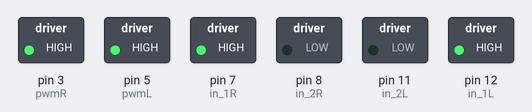
A sketch run on a simulated Arduino Uno, built with avr-gcc and run on an emulated ATmega328P. Parts: switched loads named in the sketch (green lamp = pin HIGH).

Above: at 1.5 s.
At 3.5 s:
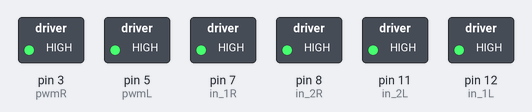
At 5.5 s:
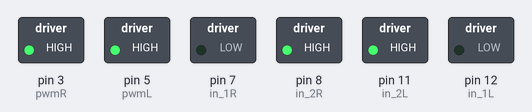
At 9.5 s:
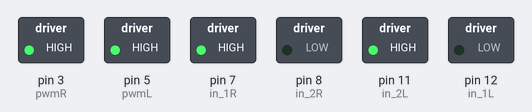
At 13.5 s:
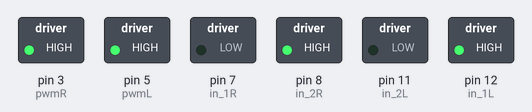
Timing chart, 0 to 18.4 s (numbered marks = the images above):
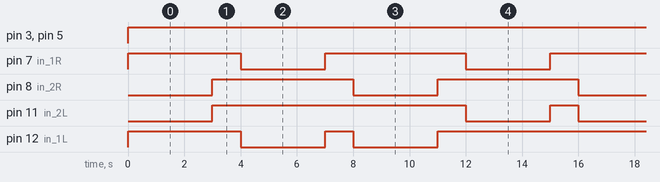

Measured:
- by itself, pin 3 (pwmR), pin 5 (pwmL): LOW → HIGH at 0.00 s
- by itself, pin 7 (in_1R): repeats every 8.0 s: LOW 3.0 s, HIGH 5.0 s
- by itself, pin 8 (in_2R): alternates HIGH for 5.0 s and LOW for 3.0 s
- by itself, pin 11 (in_2L), pin 12 (in_1L): repeats every 16.0 s: LOW 3.0 s, HIGH 1.0 s, LOW 3.0 s, HIGH 9.0 s

The sketch:

Motor_test1.ino
```cpp
const int pwmR = 3 ;  //initializing pin 2 as pwm
const int in_1R = 7 ;
const int in_2R = 8 ;
const int pwmL = 5 ;  //initializing pin 2 as pwm
const int in_1L = 12 ;
const int in_2L = 11 ;

//For providing logic to L298 IC to choose the direction of the DC motor
void TurnLeft(int speed, int time){
  //For Turning LEFT
digitalWrite(in_1R,HIGH) ;
digitalWrite(in_2R,LOW) ;
analogWrite(pwmR,speed) ;
digitalWrite(in_1L,LOW) ;
digitalWrite(in_2L,HIGH) ;
analogWrite(pwmL,speed) ;
delay(time);
//For brake
digitalWrite(in_1L,HIGH) ;
digitalWrite(in_2L,HIGH) ;
digitalWrite(in_1R,HIGH) ;
digitalWrite(in_2R,HIGH) ;
delay(1000) ;
}

void TurnRight(int speed, int time){
  //For Turning RIGHT
digitalWrite(in_1L,HIGH) ;
digitalWrite(in_2L,LOW) ;
analogWrite(pwmL,speed) ;
digitalWrite(in_1R,LOW) ;
digitalWrite(in_2R,HIGH) ;
analogWrite(pwmR,speed) ;
delay(time);
//For brake
digitalWrite(in_1L,HIGH) ;
digitalWrite(in_2L,HIGH) ;
digitalWrite(in_1R,HIGH) ;
digitalWrite(in_2R,HIGH) ;
delay(1000) ;
}

void setup()
{
pinMode(pwmR,OUTPUT) ;   //we have to set PWM pin as output
pinMode(in_1R,OUTPUT) ;  //Logic pins are also set as output
pinMode(in_2R,OUTPUT) ;
pinMode(pwmL,OUTPUT) ;   //we have to set PWM pin as output
pinMode(in_1L,OUTPUT) ;  //Logic pins are also set as output
pinMode(in_2L,OUTPUT) ;
}

void loop()
{
//For Clock wise motion , in_1 = High , in_2 = Low

digitalWrite(in_1R,HIGH) ;
digitalWrite(in_2R,LOW) ;
analogWrite(pwmR,255) ;
digitalWrite(in_1L,HIGH) ;
digitalWrite(in_2L,LOW) ;
analogWrite(pwmL,255) ;
/*setting pwm of the motor to 255
we can change the speed of rotaion
by chaning pwm input but we are only
using arduino so we are using higest
value to driver the motor  */

//Clockwise for 3 secs
delay(3000) ;

//For brake
digitalWrite(in_1L,HIGH) ;
digitalWrite(in_2L,HIGH) ;
digitalWrite(in_1R,HIGH) ;
digitalWrite(in_2R,HIGH) ;
delay(1000) ;

//For Anti Clock-wise motion - IN_1 = LOW , IN_2 = HIGH
digitalWrite(in_1L,LOW) ;
digitalWrite(in_2L,HIGH) ;
digitalWrite(in_1R,LOW) ;
digitalWrite(in_2R,HIGH) ;
delay(3000) ;

//For brake
digitalWrite(in_1L,HIGH) ;
digitalWrite(in_2L,HIGH) ;
digitalWrite(in_1R,HIGH) ;
digitalWrite(in_2R,HIGH) ;
delay(1000) ;

//For Turning LEFT
TurnLeft(255,3000);

//For Turning RIGHT
TurnRight(255,3000);

 }
```
